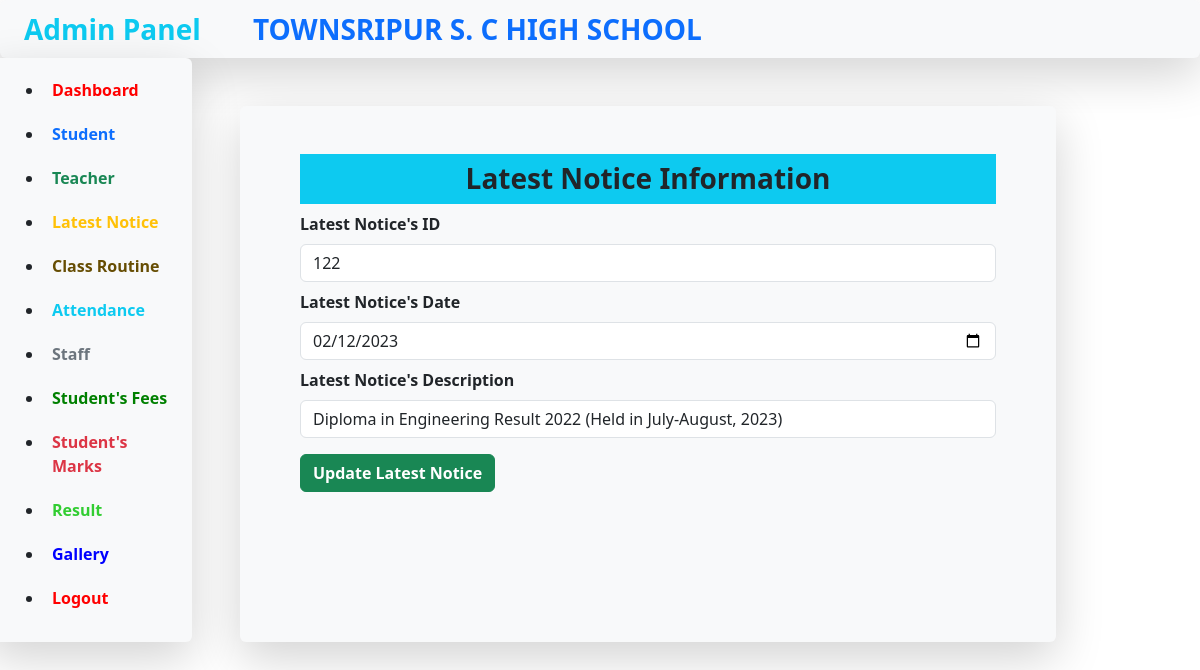
/update_latest_notice.php?latest_notice_id=122, run on the app's committed database.
### tables this page shows
CREATE TABLE `latest_notice` (
  `latest_notice_id` int(20) NOT NULL,
  `latest_notice_date` date NOT NULL,
  `latest_notice_description` text NOT NULL
);

### update_latest_notice.php (the view, shortened to what this page needs)
<?php
    include("database.php");
?>
<?php
    if(isset($_GET['latest_notice_id'])){
        $latest_notice_id = $_GET['latest_notice_id'];
    }
    $sql = "SELECT * FROM latest_notice WHERE latest_notice_id = '$latest_notice_id'";
    $result = mysqli_query($conn, $sql);
    if(!$result){
        die("SQL Statement Wrong");
    }
    else{
        $row = mysqli_fetch_assoc($result);
    }
?>
<!DOCTYPE html>
<html lang="en">
    <head>
        <link href="https://cdn.jsdelivr.net/npm/bootstrap@5.3.2/dist/css/bootstrap.min.css" rel="stylesheet">
    </head>
    <body>
        <div class="shadow-lg p-2 bg-body-tertiary rounded">
            <span class="fs-3 fw-bold ms-3 text-info">Admin Panel</span>
            <span class="fs-3 fw-bold ms-5 text-primary">TOWNSRIPUR S. C HIGH SCHOOL</span>
        </div>
<div class="row">
    <div class="col-2 shadow-lg p-2 bg-body-tertiary rounded">
        <ul>
            <li class="nav-item p-2 m-1 ms-3 fw-bold">
                <a class="nav-link " href="dashboard.php">
                <span style="color: red;">Dashboard</span>
                </a>
            </li>
            <li class="nav-item p-2 m-1 ms-3 fw-bold">
                <a class="nav-link " href="student.php">
                <span class="text-primary">Student</span>
                </a>
            </li>
            <li class="nav-item p-2 m-1 ms-3 fw-bold">
                <a class="nav-link " href="teacher.php">
                <span class="text-success">Teacher</span>
                </a>
            </li>
            <li class="nav-item p-2 m-1 ms-3 fw-bold">
                <a class="nav-link " href="latest_notice.php">
                <span class="text-warning">Latest Notice</span>
                </a>
            </li>
            <li class="nav-item p-2 m-1 ms-3 fw-bold">
                <a class="nav-link " href="#">
                <span class="text-warning-emphasis">Class Routine</span>
                </a>
            </li>
            <li class="nav-item p-2 m-1 ms-3 fw-bold">
                <a class="nav-link " href="#">
                <span class="text-info">Attendance</span>
                </a>
            </li>
            <li class="nav-item p-2 m-1 ms-3 fw-bold">
                <a class="nav-link " href="#">
                <span class="text-secondary">Staff</span>
                </a>
            </li>
            <li class="nav-item p-2 m-1 ms-3 fw-bold">
                <a class="nav-link " href="#">
                <span style="color: green;">Student's Fees</span>
                </a>
            </li>
            <li class="nav-item p-2 m-1 ms-3 fw-bold">
                <a class="nav-link " href="#">
                <span class="text-danger">Student's Marks</span>
                </a>
            </li>
            <li class="nav-item p-2 m-1 ms-3 fw-bold">
                <a class="nav-link " href="#">
                <span style="color: limegreen;">Result</span>
                </a>
            </li>
            <li class="nav-item p-2 m-1 ms-3 fw-bold">
                <a class="nav-link " href="#">
                <span style="color: blue;">Gallery</span>
                </a>
            </li>
            <li class="nav-item p-2 m-1 ms-3 fw-bold">
                <a class="nav-link " href="logout.php">
                <span style="color: red;">Logout</span>
                </a>
            </li>
        </ul>
    </div>
    <div class="col-8 mt-5 ms-5 shadow-lg bg-body-tertiary rounded">
        <div class="m-5">
            <h3 class="text-center bg-info p-2 fw-bold">Latest Notice Information</h3>
            <form action="update_latest_notice.php?latest_notice_id=<?php echo $latest_notice_id; ?>" method="POST">
            <div class="form-group mb-2">
                <label for="" class="pb-2 fw-bold">Latest Notice's ID</label>
                <input type="text" name="latest_notice_id" class="form-control" value="<?php echo $row['latest_notice_id']; ?>">
            </div>
            <div class="form-group mb-2">
                <label for="" class="pb-2 fw-bold">Latest Notice's Date</label>
                <input type="date" name="latest_notice_date" class="form-control" value="<?php echo $row['latest_notice_date']; ?>">
            </div>
            <div class="form-group mb-2">
                <label for="" class="pb-2 fw-bold">Latest Notice's Description</label>
                <input type="text" name="latest_notice_description" class="form-control" value="<?php echo $row['latest_notice_description']; ?>">
            </div>
                <button type="submit" name="update_latest_notice" class="btn btn-success mt-2 fw-bold">Update Latest Notice</button>
        </form>
    </div>
</div>
  </body>
</html>

### data on the page
latest_notice: latest_notice_id "122", latest_notice_date "02/12/2023", latest_notice_description "Diploma in Engineering Result 2022 (Held in July-August, 2023)"
